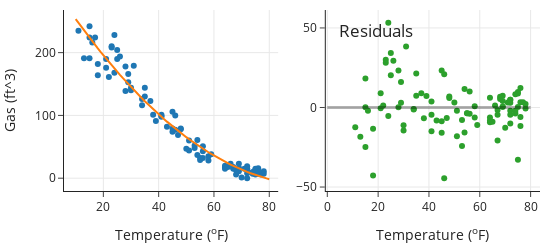

Source (notebook cell):
### Code cell
xs = np.linspace(10, 80, num=71)
ys_deg2 = make_ys(mod = model_deg2, deg=2, xs=xs)

fig = make_subplots(rows=1, cols=2)

fig.add_trace(
    go.Scatter(x=heat_df['temp'], y=heat_df['ccf'],
              mode="markers"),
    row=1, col=1)

fig.add_trace(
    go.Scatter(x=xs, y=ys_deg2), 
    row=1, col=1)
fig.update_xaxes(title='Temperature (<sup>o</sup>F)', row=1, col=1)
fig.update_yaxes(title='Gas (ft^3)', row=1, col=1)


fig.add_trace(
    go.Scatter(x=heat_df['temp'], y=model_fit['err'],
              mode="markers"),
    row=1, col=2)

fig.add_shape(type="line",
    x0=0, y0=0, x1=80, y1=0,
    line=dict(
        color="Black", width=3),
    row=1, col=2)

fig.update_xaxes(title='Temperature (<sup>o</sup>F)', row=1, col=2)

fig.update_layout(height=250, width=550, showlegend=False,
                 title={
        'text': "Residuals",
        'y':0.9,
        'x':0.75,
        'xanchor': 'right',
        'yanchor': 'top'})

fig.show()

### Figure 1 — Plotly figure (JSON) as saved in the notebook; plotly's stock layout.template omitted (floating-point values rounded to 4 significant figures)
{"data": [{"mode": "markers", "type": "scatter", "x": [29, 31, 15, 43, 23, 71, 67, 72, 15, 64, 58, 48, 35, 16, 25, 35, 53, 69, 75, 72, 67, 46, 29, 25, 34, 47, 69, 72, 76, 69, 51, 45, 21, 48, 23, 28, 70, 51, 64, 76, 54, 37, 11, 75, 24, 64, 26, 18, 72, 72, 45, 66, 17, 56, 54, 56, 74, 69, 78, 72, 56, 21, 41, 30, 22, 34, 53, 59, 74, 78, 77, 64, 41, 30, 50, 24, 13, 38, 46, 65, 74, 76, 75, 68, 58, 41, 18, 28, 15, 45, 75, 55, 68, 67, 76, 55, 39], "xaxis": "x", "y": [166, 179, 224, 82, 208, 15, 15, 8, 242, 18, 35, 78, 144, 216, 204, 130, 48, 16, 14, 15, 18, 100, 153, 190, 126, 69, 16, 15, 16, 23, 60, 106, 190, 79, 210, 178, 1, 44, 20, 7, 37, 123, 235, 15, 228, 17, 194, 164, 13, 0, 74, 23, 224, 43, 61, 51, 9, 11, 11, 19, 32, 176, 99, 144, 161, 116, 52, 38, 10, 7, 6, 15, 101, 140, 47, 168, 191, 101, 77, 18, 7, 9, 6, 13, 28, 98, 182, 139, 191, 79, 12, 29, 6, 16, 11, 32, 91], "yaxis": "y"}, {"type": "scatter", "x": [10, 11, 12, 13, 14, 15, 16, 17, 18, 19, 20, 21, 22, 23, 24, 25, 26, 27, 28, 29, 30, 31, 32, 33, 34, 35, 36, 37, 38, 39, 40, 41, 42, 43, 44, 45, 46, 47, 48, 49, 50, 51, 52, 53, 54, 55, 56, 57, 58, 59, 60, 61, 62, 63, 64, 65, 66, 67, 68, 69, 70, 71, 72, 73, 74, 75, 76, 77, 78, 79, 80], "xaxis": "x", "y": [253.5, 247.4, 241.4, 235.4, 229.6, 223.8, 218.0, 212.4, 206.8, 201.3, 195.8, 190.5, 185.2, 179.9, 174.8, 169.7, 164.7, 159.7, 154.8, 150.0, 145.3, 140.6, 136.0, 131.5, 127.0, 122.6, 118.3, 114.1, 109.9, 105.8, 101.8, 97.81, 93.92, 90.1, 86.35, 82.67, 79.07, 75.53, 72.06, 68.67, 65.34, 62.09, 58.9, 55.79, 52.75, 49.78, 46.88, 44.05, 41.29, 38.6, 35.98, 33.43, 30.96, 28.55, 26.22, 23.95, 21.76, 19.63, 17.58, 15.6, 13.69, 11.85, 10.08, 8.379, 6.751, 5.193, 3.706, 2.29, 0.9443, -0.3305, -1.535], "yaxis": "y"}, {"mode": "markers", "type": "scatter", "x": [29, 31, 15, 43, 23, 71, 67, 72, 15, 64, 58, 48, 35, 16, 25, 35, 53, 69, 75, 72, 67, 46, 29, 25, 34, 47, 69, 72, 76, 69, 51, 45, 21, 48, 23, 28, 70, 51, 64, 76, 54, 37, 11, 75, 24, 64, 26, 18, 72, 72, 45, 66, 17, 56, 54, 56, 74, 69, 78, 72, 56, 21, 41, 30, 22, 34, 53, 59, 74, 78, 77, 64, 41, 30, 50, 24, 13, 38, 46, 65, 74, 76, 75, 68, 58, 41, 18, 28, 15, 45, 75, 55, 68, 67, 76, 55, 39], "xaxis": "x2", "y": [15.99, 38.4, 0.2232, -8.101, 28.07, 3.152, -4.634, -2.078, 18.22, -8.215, -6.287, 5.937, 21.36, -2.048, 34.33, 7.361, -7.791, 0.4005, 8.807, 4.922, -1.634, 20.93, 2.989, 20.33, -1.024, -6.529, 0.4005, 4.922, 12.29, 7.401, -2.088, 23.33, -0.4664, 6.937, 30.07, 23.18, -12.69, -18.09, -6.215, 3.294, -15.75, 8.92, -12.4, 9.807, 53.23, -9.215, 29.35, -42.8, 2.922, -10.08, -8.674, 1.243, null, null, 11.61, -3.877, 8.251, 4.123, 2.249, -4.599, 10.06, 8.922, -14.88, -14.47, 1.188, -1.272, -24.16, -11.02, -3.791, -0.5987, 3.249, 6.056, 3.71, -11.22, 3.188, -5.272, -18.34, -6.766, -44.45, -8.907, -2.066, -5.951, 0.2492, 5.294, 0.8068, -4.581, -13.29, 0.1885, -24.8, -15.82, -32.78, -3.674, 6.807, -20.78, -11.58, -3.634, 7.294], "yaxis": "y2"}], "layout": {"height": 250, "shapes": [{"line": {"color": "Black", "width": 3}, "type": "line", "x0": 0, "x1": 80, "xref": "x2", "y0": 0, "y1": 0, "yref": "y2"}], "showlegend": false, "title": {"text": "Residuals", "x": 0.75, "xanchor": "right", "y": 0.9, "yanchor": "top"}, "width": 550, "xaxis": {"anchor": "y", "autorange": true, "domain": [0, 0.45], "range": [5.771, 83.23], "title": {"text": "Temperature (<sup>o</sup>F)"}, "type": "linear"}, "xaxis2": {"anchor": "y2", "autorange": true, "domain": [0.55, 1], "range": [-0.5902, 83.69], "title": {"text": "Temperature (<sup>o</sup>F)"}, "type": "linear"}, "yaxis": {"anchor": "x", "autorange": true, "domain": [0, 1], "range": [-20.39, 267.9], "title": {"text": "Gas (ft^3)"}, "type": "linear"}, "yaxis2": {"anchor": "x2", "autorange": true, "domain": [0, 1], "range": [-52.49, 61.28], "type": "linear"}}}
